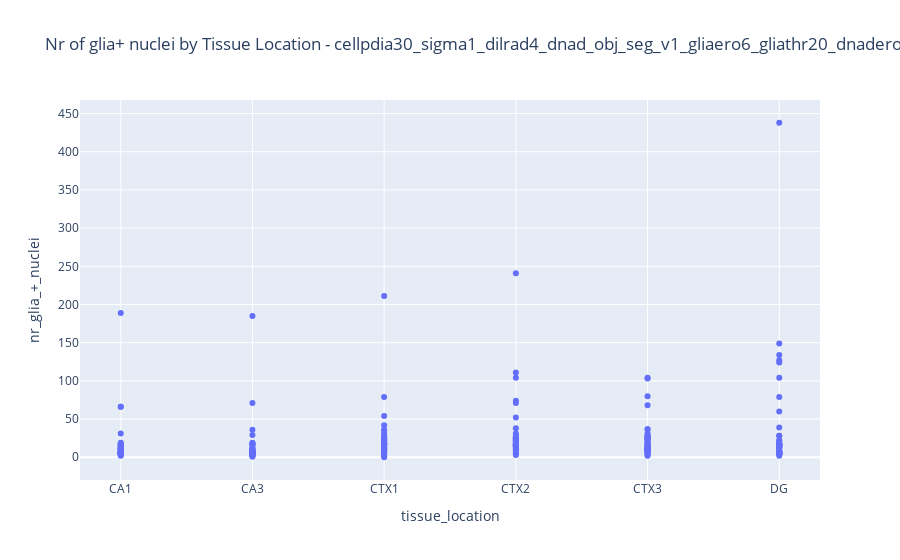

Notebook source saved alongside this figure:
### Code cell
# Create the plot
fig = px.scatter(df, x='tissue_location', y='nr_glia_+_nuclei',
                 hover_data=['staining_id','index','filename'], title=f"Nr of glia+ nuclei by Tissue Location - {title}")

# Show the plot
fig.show()

### Figure 1 — Plotly figure (JSON) as saved in the notebook; plotly's stock layout.template omitted (floating-point values rounded to 4 significant figures; data arrays with more than 128 entries replaced by an {"elided": "..."} marker saying what was removed)
{"data": [{"customdata": {"elided": "252x3 mixed values"}, "hovertemplate": "tissue_location=%{x}<br>nr_glia_+_nuclei=%{y}<br>staining_id=%{customdata[0]}<br>index=%{customdata[1]}<br>filename=%{customdata[2]}<extra></extra>", "legendgroup": "", "marker": {"color": "#636efa", "symbol": "circle"}, "mode": "markers", "name": "", "orientation": "v", "showlegend": false, "type": "scatter", "x": {"elided": "252 str values"}, "xaxis": "x", "y": {"elided": "252 int values"}, "yaxis": "y"}], "layout": {"legend": {"tracegroupgap": 0}, "title": {"text": "Nr of glia+ nuclei by Tissue Location - cellpdia30_sigma1_dilrad4_dnad_obj_seg_v1_gliaero6_gliathr20_dnadero2"}, "xaxis": {"anchor": "y", "domain": [0, 1], "title": {"text": "tissue_location"}}, "yaxis": {"anchor": "x", "domain": [0, 1], "title": {"text": "nr_glia_+_nuclei"}}}}
